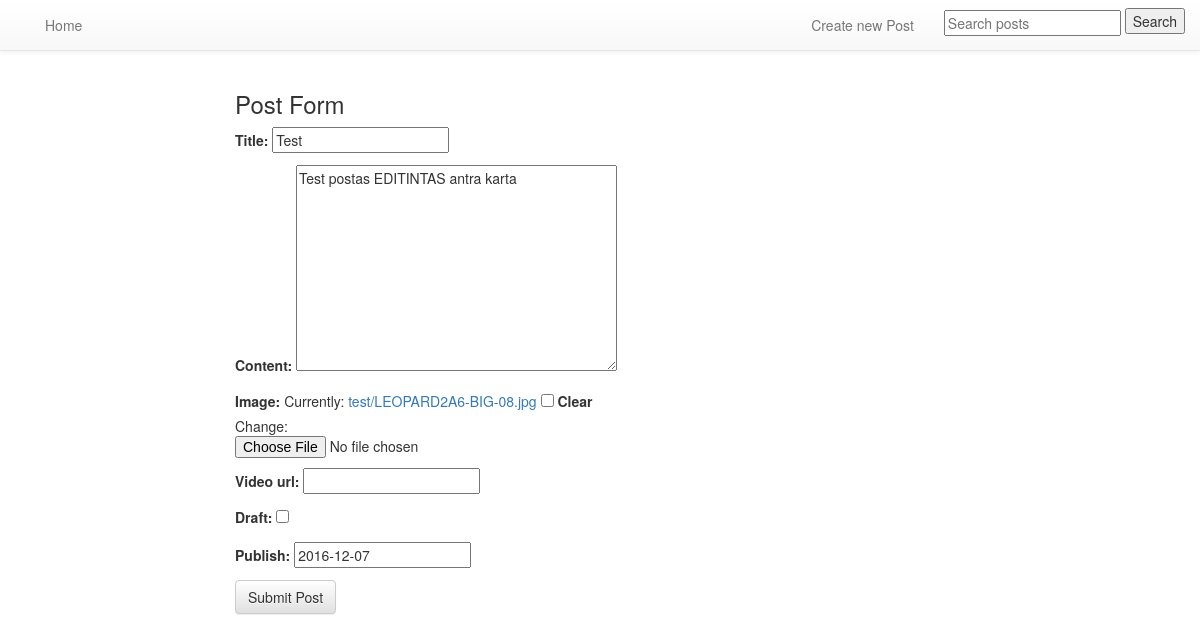
The app's page /posts/test/edit/ (signed in) with its own data.
### posts/models.py (models this page shows, shortened)
class Post(models.Model):
    author = models.ForeignKey(settings.AUTH_USER_MODEL, default=1)
    title = models.CharField(max_length=120)
    slug = models.SlugField(unique=True)
    image = models.ImageField(upload_to=upload_location, null=True, blank=True, width_field="width_field", height_field="height_field")
    video_url = EmbedVideoField(null=True, blank=True)  # same like models.URLField()
    height_field = models.IntegerField(default=0)
    width_field = models.IntegerField(default=0)
    content = models.TextField()
    draft = models.BooleanField(default=False)
    publish = models.DateField(auto_now=False, auto_now_add=False)
    updated = models.DateTimeField(auto_now=True, auto_now_add=False)
    timestamp = models.DateTimeField(auto_now=False, auto_now_add=True)
    objects = PostManager()
    class Meta:
        ordering = ["-timestamp", "-updated"]

### posts/views.py (the view)
# urls.py: url(r'^(?P<slug>[\w-]+)/edit/$', post_update, name='update'),
def post_update(request, slug):
    if not request.user.is_staff or not request.user.is_superuser:
        raise Http404
    instance = get_object_or_404(Post, slug=slug)
    form = PostForm(request.POST or None, request.FILES or None, instance=instance)
    if form.is_valid():
        instance = form.save(commit=False)
        instance.save()
        return HttpResponseRedirect(instance.get_absolute_url())
    context = {
        "title": "Detail",
        "instance": instance,
        "form": form,
    }
    return render(request, "post_form.html", context)

### posts/forms.py
class PostForm(forms.ModelForm):
    class Meta:
        model = Post
        fields = [
            "title",
            "content",
            "image",
            "video_url",
            "draft",
            "publish",
        ]

### templates/post_form.html
{% extends 'base.html' %}
{% block content %}
<div class="col-sm-8 col-sm-offset-2">
    <h3>Post Form</h3>
    <form method="POST" action="" enctype="multipart/form-data">{% csrf_token %}
        {{ form.as_p }}
        <input type="submit" class="btn btn-default" value="Submit Post" />
    </form>
</div>
{% endblock content %}

### records on screen
Post: title "Test", content "Test postas EDITINTAS antra karta", publish "2016-12-07"
